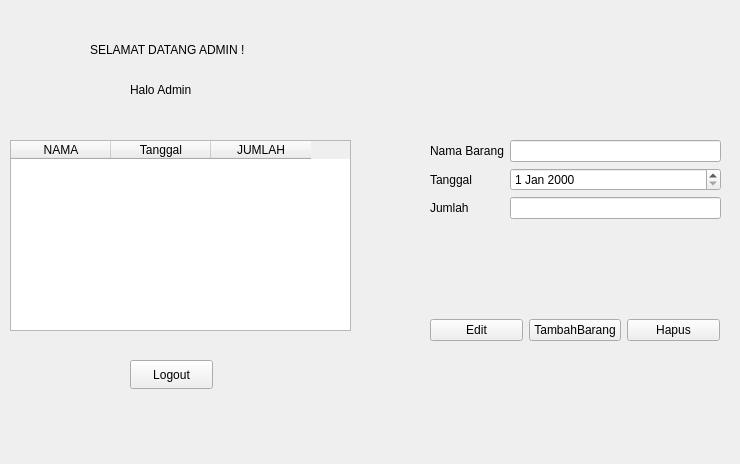
<?xml version="1.0" encoding="UTF-8"?>
<ui version="4.0">
 <class>AdminWindow</class>
 <widget class="QWidget" name="AdminWindow">
  <property name="geometry">
   <rect>
    <x>0</x>
    <y>0</y>
    <width>740</width>
    <height>464</height>
   </rect>
  </property>
  <property name="windowTitle">
   <string>Form</string>
  </property>
  <widget class="QLabel" name="labelAdmin">
   <property name="geometry">
    <rect>
     <x>90</x>
     <y>40</y>
     <width>201</width>
     <height>20</height>
    </rect>
   </property>
   <property name="text">
    <string>SELAMAT DATANG ADMIN !</string>
   </property>
  </widget>
  <widget class="QLabel" name="labelAdmin_2">
   <property name="geometry">
    <rect>
     <x>130</x>
     <y>80</y>
     <width>111</width>
     <height>20</height>
    </rect>
   </property>
   <property name="text">
    <string>Halo Admin</string>
   </property>
  </widget>
  <widget class="QPushButton" name="logoutButton">
   <property name="geometry">
    <rect>
     <x>130</x>
     <y>360</y>
     <width>83</width>
     <height>29</height>
    </rect>
   </property>
   <property name="text">
    <string>Logout</string>
   </property>
  </widget>
  <widget class="QTableWidget" name="tabelInventaris">
   <property name="geometry">
    <rect>
     <x>10</x>
     <y>140</y>
     <width>341</width>
     <height>191</height>
    </rect>
   </property>
   <column>
    <property name="text">
     <string>NAMA</string>
    </property>
   </column>
   <column>
    <property name="text">
     <string>Tanggal</string>
    </property>
   </column>
   <column>
    <property name="text">
     <string>JUMLAH</string>
    </property>
   </column>
  </widget>
  <widget class="QWidget" name="formLayoutWidget">
   <property name="geometry">
    <rect>
     <x>430</x>
     <y>140</y>
     <width>291</width>
     <height>131</height>
    </rect>
   </property>
   <layout class="QFormLayout" name="formLayout">
    <item row="1" column="0">
     <widget class="QLabel" name="labelTanggal">
      <property name="text">
       <string>Tanggal</string>
      </property>
     </widget>
    </item>
    <item row="2" column="0">
     <widget class="QLabel" name="labelJumlah">
      <property name="text">
       <string>Jumlah</string>
      </property>
     </widget>
    </item>
    <item row="0" column="1">
     <widget class="QLineEdit" name="inputNama"/>
    </item>
    <item row="2" column="1">
     <widget class="QLineEdit" name="inputJumlah"/>
    </item>
    <item row="1" column="1">
     <widget class="QDateEdit" name="inputTanggal"/>
    </item>
    <item row="0" column="0">
     <widget class="QLabel" name="labelNama">
      <property name="text">
       <string>Nama Barang</string>
      </property>
     </widget>
    </item>
   </layout>
  </widget>
  <widget class="QWidget" name="horizontalLayoutWidget">
   <property name="geometry">
    <rect>
     <x>430</x>
     <y>290</y>
     <width>290</width>
     <height>80</height>
    </rect>
   </property>
   <layout class="QHBoxLayout" name="horizontalLayout">
    <item>
     <widget class="QPushButton" name="buttonEdit">
      <property name="text">
       <string>Edit</string>
      </property>
     </widget>
    </item>
    <item>
     <widget class="QPushButton" name="buttonTambah">
      <property name="text">
       <string>TambahBarang</string>
      </property>
     </widget>
    </item>
    <item>
     <widget class="QPushButton" name="buttonHapus">
      <property name="text">
       <string>Hapus</string>
      </property>
     </widget>
    </item>
   </layout>
  </widget>
 </widget>
 <resources/>
 <connections/>
</ui>
